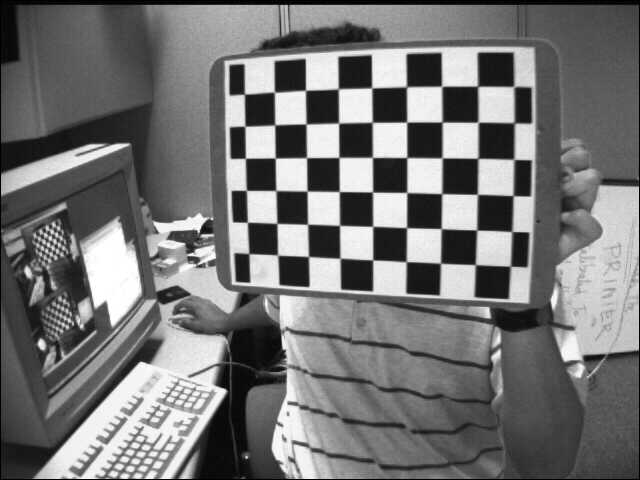
#> input picture Laboratório 4/left01.jpg, 640 x 480 px
$ jupyter execute --allow-errors 'Relatório.ipynb'   (text cells are left out)
#> lines starting #> are read from the running program, lines starting #| are printed output that depends on the picture; after the words box and inside, x2 and y2 are one past the last pixel; in counts of white or black regions, pixels touching at a corner belong together
[cell 1]
import cv2
import numpy as np
import glob

# Dimensoes do tabuleiro = numero de CANTOS INTERNOS (nao de quadrados).
CHECKERBOARD = (6, 8)
criteria = (cv2.TERM_CRITERIA_EPS + cv2.TERM_CRITERIA_MAX_ITER, 30, 0.001)

# Vetores de pontos 3D (mundo) e 2D (imagem) para cada foto.
objpoints = []   # pontos 3D do padrao (Z=0, tabuleiro plano)
imgpoints = []   # pontos 2D detectados na imagem

# Coordenadas do padrao no seu proprio sistema (uma grade regular de cantos).
objp = np.zeros((1, CHECKERBOARD[0] * CHECKERBOARD[1], 3), np.float32)
objp[0, :, :2] = np.mgrid[0:CHECKERBOARD[0], 0:CHECKERBOARD[1]].T.reshape(-1, 2)

# Entrada: imagens de exemplo fornecidas.
images = glob.glob('left*.jpg')
for fname in images:
    img = cv2.imread(fname)
#> img is the input picture: shape (480, 640, 3); min 0, max 255, mean 116.6
    gray = cv2.cvtColor(img, cv2.COLOR_BGR2GRAY)

    # Procura os cantos internos do tabuleiro.
    ret, corners = cv2.findChessboardCorners(
        gray, CHECKERBOARD,
        cv2.CALIB_CB_ADAPTIVE_THRESH + cv2.CALIB_CB_FAST_CHECK + cv2.CALIB_CB_NORMALIZE_IMAGE)
#> ret = False; corners = 47 rows, first 8: [504, 224], [372.5, 87], [338, 89], [406.5, 86.5], [407, 121.5], [372, 122.5], [306, 89.5], [338.5, 123]

    # So usa a imagem se o tabuleiro inteiro foi encontrado.
    if ret:
        objpoints.append(objp)
        corners2 = cv2.cornerSubPix(gray, corners, (11, 11), (-1, -1), criteria)  # refino subpixel
        imgpoints.append(corners2)
        img = cv2.drawChessboardCorners(img, CHECKERBOARD, corners2, ret)

    cv2.imshow('img', img)
    cv2.waitKey(0)
#> pass 2 of the loop `for fname in images:`:
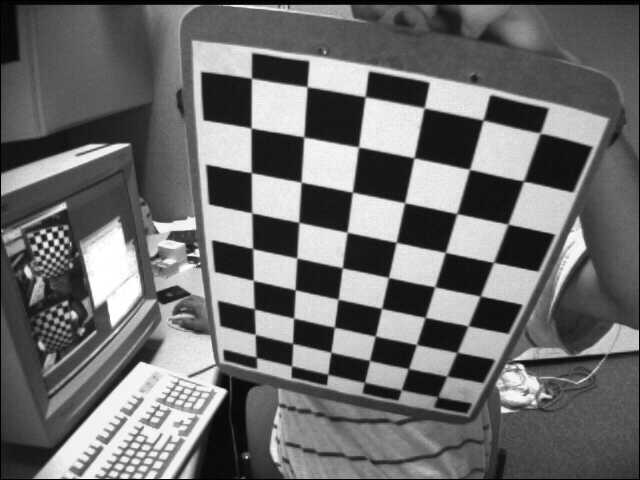
#> input picture Laboratório 4/left02.jpg, 640 x 480 px
#> img is the input picture: shape (480, 640, 3); min 0, max 255, mean 109
#> ret = True; corners = 48 rows, first 8: [251.5, 78.36], [307.1, 86.72], [365.3, 97.33], [425, 106], [483.3, 120.5], [540.2, 133.3], [251.3, 128.4], [303.7, 136.6]
#> corners2 = 48 rows, first 8: [251.5, 78.19], [307.1, 86.71], [365.1, 96.78], [424.1, 107.8], [483.1, 120.1], [540.1, 133.1], [251.1, 128], [303.8, 137]
#> `img = cv2.drawChessboardCorners(img, CHECKERBOARD, corners2, ret)`:
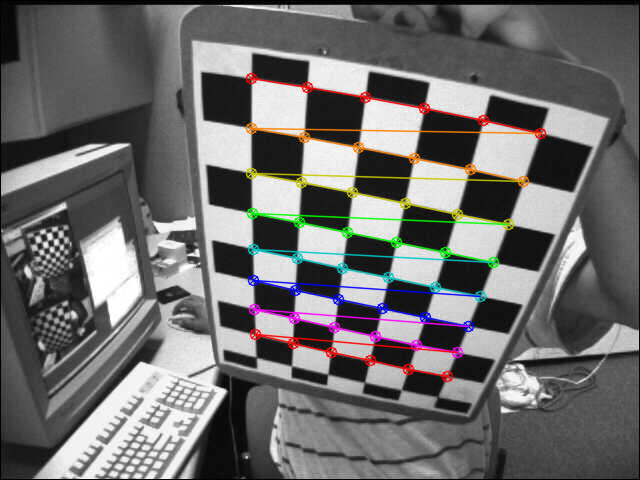
#> img: shape (480, 640, 3); 4.7% of pixels changed, all inside (x1, y1, x2, y2) = (245, 72, 547, 383)
#> pass 3 of the loop `for fname in images:`:
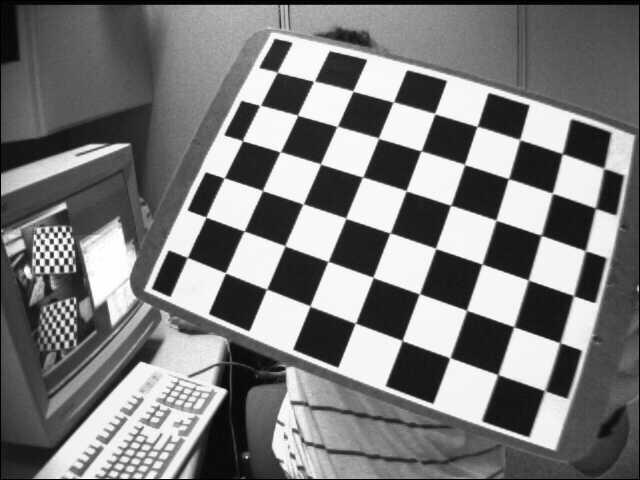
#> input picture Laboratório 4/left03.jpg, 640 x 480 px
#> img is the input picture: shape (480, 640, 3); min 0, max 255, mean 122.9
#> corners = 48 rows, first 8: [225.4, 272.9], [244.5, 231], [262.7, 190.8], [279.8, 152.3], [297.3, 115], [313.4, 81.57], [266.6, 289.4], [285.1, 245.6]
#> corners2 = 48 rows, first 8: [225.4, 272.8], [244.1, 231], [262.5, 190.6], [280.2, 151.8], [297.6, 115.2], [314, 81.25], [266.6, 289.1], [285, 245.7]
#> `img = cv2.drawChessboardCorners(img, CHECKERBOARD, corners2, ret)`:
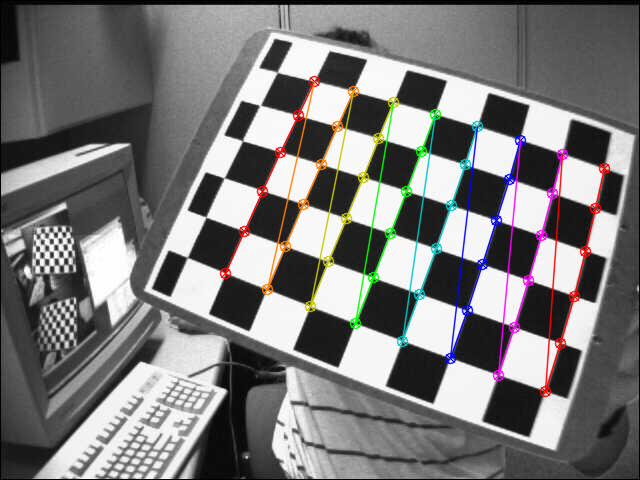
#> img: shape (480, 640, 3); 4.49% of pixels changed, all inside (x1, y1, x2, y2) = (219, 75, 611, 398)
#> the loop made 4 passes; the first 3 are shown
cv2.destroyAllWindows()

# Calibracao: resolve K, dist e os pares (R, t) de cada imagem.
h, w = img.shape[:2]
#> h = 480; w = 640
ret, mtx, dist, rvecs, tvecs = cv2.calibrateCamera(
    objpoints, imgpoints, gray.shape[::-1], None, None)

print("Camera matrix (K):\n", mtx)
print("dist:\n", dist)
print("rvecs (um por imagem):\n", rvecs)
print("tvecs (um por imagem):\n", tvecs)

[cell 2]
import numpy as np
import cv2 as cv

cap = cv.VideoCapture(0)
if not cap.isOpened():
    print("Cannot open camera")
    exit()

i = 0
while True:
    ret, frame = cap.read()            # captura um quadro da webcam
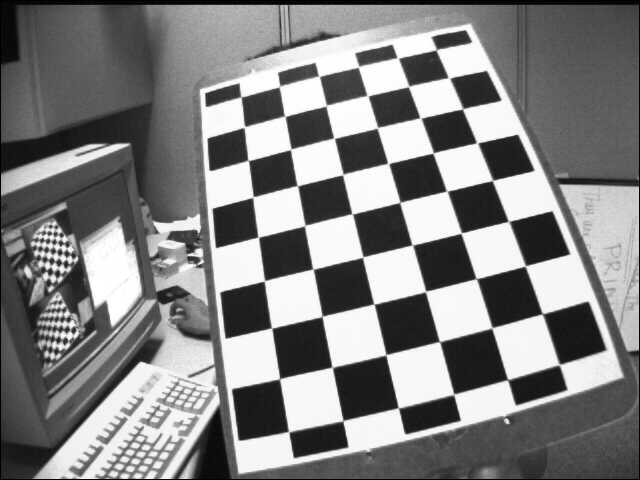
#> input picture Laboratório 4/left05.jpg, 640 x 480 px, given in place of the camera
#> frame is the input picture: shape (480, 640, 3); min 0, max 255, mean 129.8
    if not ret:
        print("Can't receive frame (stream end?). Exiting ...")
        break

    cv.imshow('frame', frame)          # mostra o vídeo ao vivo

    k = cv.waitKey(1)
#> (key q is pressed here)
    if k == ord('s'):                  # 's' salva o quadro atual, numerado
        cv.imwrite("roberto" + str(i) + ".jpg", frame)
        i = i + 1
        print("frame", i)
    elif k == ord('q'):                # 'q' encerra
        break

cap.release()
cv.destroyAllWindows()
